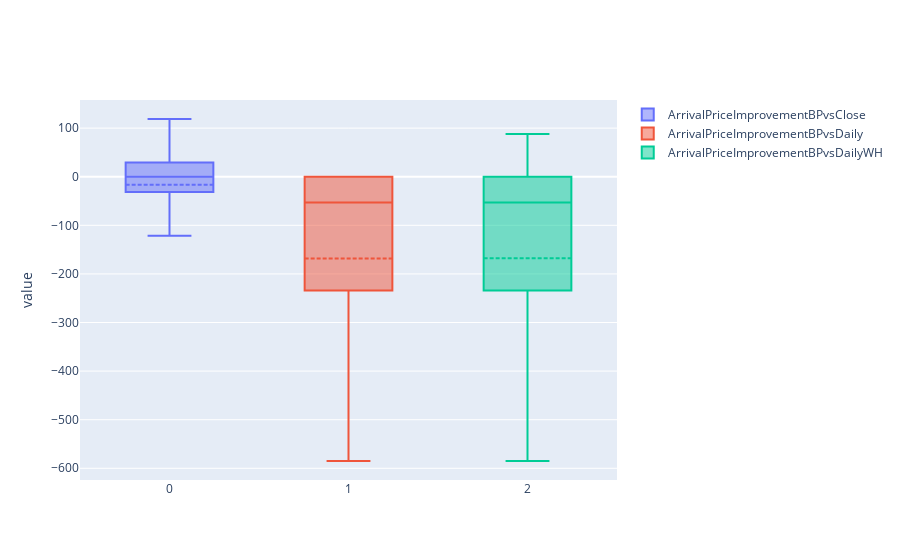

Notebook code for this chart:
### Code cell
AMZN_price_imp.pandas_api()[['ArrivalPriceImprovementBPvsClose','ArrivalPriceImprovementBPvsDaily','ArrivalPriceImprovementBPvsDailyWH']].astype(float)\
.boxplot(orientation='v')

### Figure 1 — Plotly figure (JSON) as saved in the notebook; plotly's stock layout.template omitted (floating-point values rounded to 4 significant figures)
{"data": [{"boxpoints": "suspectedoutliers", "lowerfence": [-121.6], "mean": [-16.58], "median": [0], "name": "ArrivalPriceImprovementBPvsClose", "notched": false, "orientation": "v", "q1": [-31.26], "q3": [29.1], "type": "box", "upperfence": [118.8], "x": [0]}, {"boxpoints": "suspectedoutliers", "lowerfence": [-585], "mean": [-168.1], "median": [-53.28], "name": "ArrivalPriceImprovementBPvsDaily", "notched": false, "orientation": "v", "q1": [-234], "q3": [0], "type": "box", "upperfence": [0], "x": [1]}, {"boxpoints": "suspectedoutliers", "lowerfence": [-585], "mean": [-168.0], "median": [-53.18], "name": "ArrivalPriceImprovementBPvsDailyWH", "notched": false, "orientation": "v", "q1": [-234], "q3": [0], "type": "box", "upperfence": [88.1], "x": [2]}], "layout": {"autosize": true, "xaxis": {"autorange": true, "range": [-0.5, 2.5], "type": "linear"}, "yaxis": {"autorange": true, "range": [-624.1, 157.9], "title": {"text": "value"}}}}
